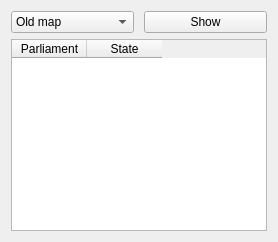
          <widget class="QWidget" name="tab_3">
           <attribute name="title">
            <string>Topology</string>
           </attribute>
           <layout class="QVBoxLayout" name="verticalLayout_7">
            <item>
             <layout class="QHBoxLayout" name="horizontalLayout_25">
              <property name="spacing">
               <number>10</number>
              </property>
              <item>
               <widget class="QComboBox" name="selector_topo_type">
                <property name="currentIndex">
                 <number>0</number>
                </property>
                <item>
                 <property name="text">
                  <string>Old map</string>
                 </property>
                </item>
                <item>
                 <property name="text">
                  <string>New map</string>
                 </property>
                </item>
               </widget>
              </item>
              <item>
               <widget class="QPushButton" name="btShowTopology">
                <property name="text">
                 <string>Show</string>
                </property>
               </widget>
              </item>
             </layout>
            </item>
            <item>
             <widget class="QTableWidget" name="table_topo">
              <property name="sizePolicy">
               <sizepolicy hsizetype="Expanding" vsizetype="Preferred">
                <horstretch>0</horstretch>
                <verstretch>0</verstretch>
               </sizepolicy>
              </property>
              <property name="horizontalScrollBarPolicy">
               <enum>Qt::ScrollBarAsNeeded</enum>
              </property>
              <property name="editTriggers">
               <set>QAbstractItemView::NoEditTriggers</set>
              </property>
              <property name="sortingEnabled">
               <bool>true</bool>
              </property>
              <property name="columnCount">
               <number>2</number>
              </property>
              <attribute name="horizontalHeaderCascadingSectionResizes">
               <bool>true</bool>
              </attribute>
              <attribute name="horizontalHeaderDefaultSectionSize">
               <number>75</number>
              </attribute>
              <attribute name="horizontalHeaderMinimumSectionSize">
               <number>30</number>
              </attribute>
              <attribute name="verticalHeaderCascadingSectionResizes">
               <bool>true</bool>
              </attribute>
              <attribute name="verticalHeaderDefaultSectionSize">
               <number>30</number>
              </attribute>
              <attribute name="verticalHeaderMinimumSectionSize">
               <number>30</number>
              </attribute>
              <attribute name="verticalHeaderShowSortIndicator" stdset="0">
               <bool>true</bool>
              </attribute>
              <attribute name="verticalHeaderStretchLastSection">
               <bool>true</bool>
              </attribute>
              <column>
               <property name="text">
                <string>Parliament</string>
               </property>
              </column>
              <column>
               <property name="text">
                <string>State</string>
               </property>
              </column>
             </widget>
            </item>
           </layout>
          </widget>
